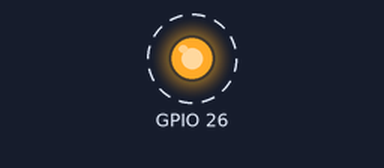
Simulated run of this program. Board: Raspberry Pi (BCM pin numbers). On the bench: output pins drawn as LEDs (lit = HIGH). Dashed ring = blinking. Threads take turns every 2 ms; what the program prints to the terminal is not drawn.

Above: at 0.5 s.
Timing chart, 0 to 4.6 s (numbered marks = the images above):
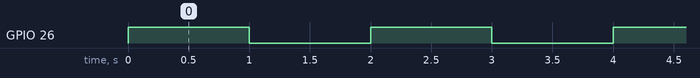

The program:

W11-2.py
```python
import threading
import RPi.GPIO as GPIO
import time

GPIO.setmode(GPIO.BCM)
mode = GPIO.getmode()

chan_list = [11,12]
GPIO.setwarnings(False)
GPIO.setup(26, GPIO.OUT)


def job():
    GPIO.output(26, GPIO.HIGH)
    time.sleep(1)
    print("HIGH")

while True:
    t = threading.Thread(target = job)
    t.start()
#     for idx in range(10):
#         print("LOW")
#         time.sleep(2)
    t.join()
    GPIO.output(26, GPIO.LOW)
    time.sleep(1)
    print("LOW")

    print("Done!")
    # t.join()
```

Measured:
- by itself, GPIO 26: alternates HIGH for 1.0 s and LOW for 1.0 s
